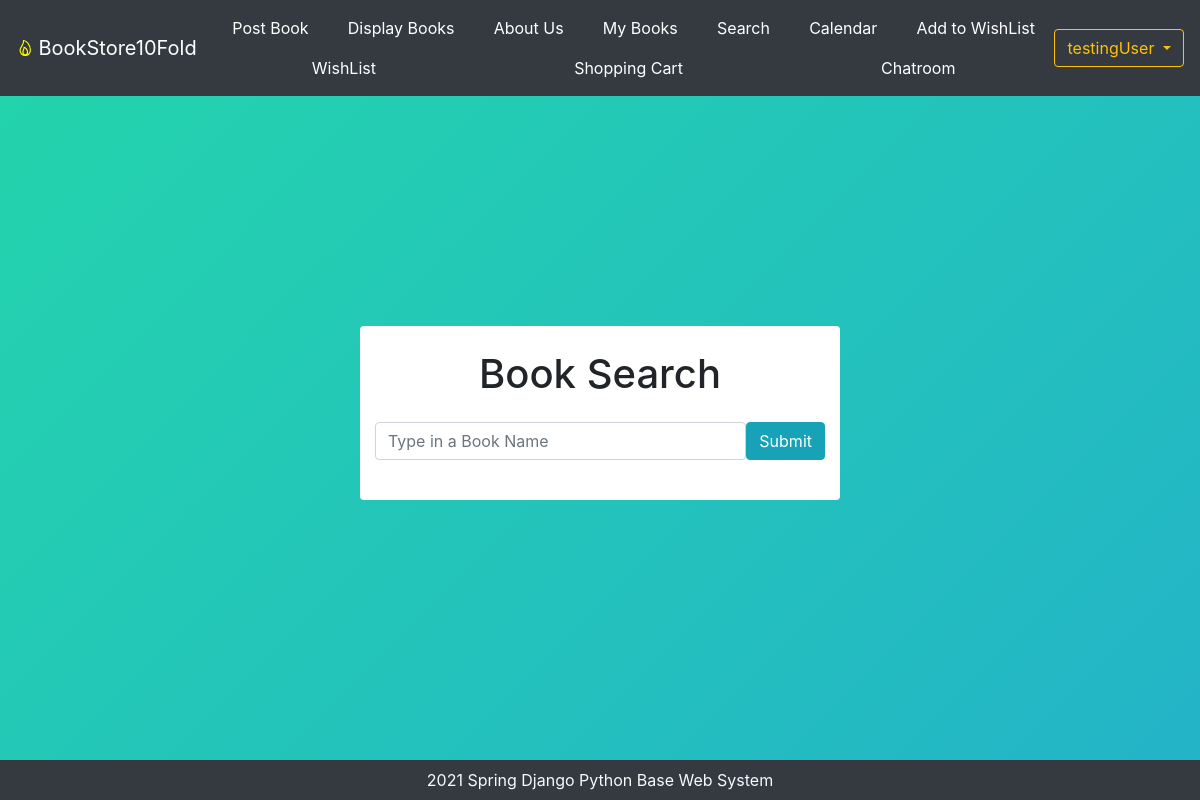
/search (signed in), run on the app's committed database.
### bookMng/models.py (models this page shows, shortened)
class MainMenu(models.Model):
    item = models.CharField(max_length=200, unique=True)
    link = models.CharField(max_length=200, unique=True)

### bookMng/views.py (the view)
# urls.py: path('search', views.search, name='search'),
@login_required(login_url=reverse_lazy('login'))
def search(request):
    if request.method == 'GET':
        searchItem = request.GET.get('search')
        books = Book.objects.all().filter(name=searchItem)
        for b in books:
            b.pic_path = b.picture.url[14:]
        return render(request, 'bookMng/search.html',
                      {
                          'item_list': MainMenu.objects.all(),
                          'books': books
                      })

### bookEx/templates/bookMng/search.html (shortened to what this page needs)
{% extends "base.html" %}
{% load static %}
{% block content %}
{% if books %}
<div class="container-fluid">
    <div class="row">
        <div class="col-2">
            <div id="table1">
                <span class="rounded-pill p-4 bg-white align-middle border-bottom"><u>Results </u></span>
            </div>
        </div>
        <div class="col-10">
            <div class="table-wrapper-scroll-y my-custom-scrollbar table-repsonsive mt-4">
                <table class="table table-hover table-borderless bg-white">
                    <thead class="thead-black">
                        <th class="bg-dark text-white text-center">Book Name</th>
                        <th class="bg-dark text-white text-center">Item</th>
                        <th class="bg-dark text-white text-center">User</th>
                        <th class="bg-dark text-white text-center">Price</th>
                        <th class="bg-dark text-white text-center">Add to Cart</th>
                        <th class="bg-dark text-white text-center">Delete</th>
                    </thead>
                    <tbody>
                        {% for book in books %}
                        <tr>
                            <td class="text-center align-middle">
                                <a class="btn text-black" href="book_detail/{{ book.id }}">
                                    {{ book.name }}
                                </a>
                            </td>
                            <td class="text-center align-middle">
                                <img src="{% if book.picture %}
                                            {% static book.pic_path %}
                                    {% else %}
                                            {% static 'logo.jpg' %}
                                    {% endif %}" width="100" height="100" />
                            </td>
                            <td class="text-center align-middle">
                                {{ book.username }}
                            </td>
                            <td class="text-center align-middle">
                                {{ book.price }}
                            </td>
                            <td class="text-center align-middle">
                                <button type="button" class="btn btn-warning"><a class="btn text-black"
                                        href="add_to_cart/{{book.id}}"> Buy </a></button>
                            </td>
                            <td class="text-center align-middle">
                                <button type="button" class="btn btn-danger"><a class="btn text-white"
                                        href="book_delete/{{ book.id }}"> Remove </a></button>
                            </td>
                        </tr>
                        {% endfor %}
                    </tbody>
                </table>
            </div>
        </div>
    </div>
</div>
{% else %}
<div class="container bg-white rounded" style="width: 40%; height: auto; margin-top: 230px; padding-bottom: 40px;  ">
    <form action="{% url 'search' %}" enctype="multipart/form-data" method="get" novalidate>
        <div class="row">
            <div class="col">
                <br><h1 class="text-center">Book Search</h1>
            </div>
        </div>
        <div class="row">
            <div class="col d-flex" style="padding-top: 1em;">
                <input class="form-control" type="text" name="search" placeholder="Type in a Book Name"/><br>
                <button class="btn btn-info" type="submit">Submit</button>
            </div>
        </div>
    </form>
</div>
{% endif %}
{% endblock content %}

### bookEx/templates/base.html (shortened to what this page needs)
{% load static %}
<!DOCTYPE html>
<html lang="en">
<head>
    <link rel="stylesheet" href="https://cdn.jsdelivr.net/npm/bootstrap@4.5.3/dist/css/bootstrap.min.css"
>
    <link href="{% static 'main.css' %}" rel="stylesheet" type="text/css">
    <link href="{% static 'calendar.css' %}" rel="stylesheet" type="text/css">
    <link href="{% static 'display.css' %}" rel="stylesheet" type="text/css">
</head>
<body class="d-flex flex-column">
    <header>
        <nav class=" navbar navbar-expand-lg navbar-dark bg-dark">
            <ion-icon name="flame-outline"></ion-icon>
            <a href="/" class="navbar-brand ml-1">BookStore10Fold</a>
            <div class="collapse navbar-collapse" id="navbarNavDropdown">
                <ul class="nav nav-pills nav-fill mr-auto">
                    {% for item in item_list %}
                    <li class="nav-item">
                        <a class="nav-link btn-outline-info text-white" href="{{ item.link }}"> {{item.item}}</a>
                    </li>
                    {% endfor %}
                </ul>
                <ul class="navbar-nav ">
                    {% if user.is_authenticated %}
                    <div class="btn-group">
                        <button type="button" class="btn btn-outline-warning dropdown-toggle"
                            data-toggle="dropdown" aria-haspopup="true" aria-expanded="false">
                            {{ user.username }}
                        </button>
                    </div>
                    {% endif %}
                </ul>
            </div>
        </nav>
    </header>
    <main>
        {% block content %}
        {% endblock content %}
    </main>
    <footer class="container-fluid bg-dark text-center fixed-bottom text-light py-2">
           2021 Spring Django Python Base Web System
    </footer>
</body>
</html>

### bookEx/static/main.css (style rules this page uses)
ion-icon { font-size: x-large; color: yellow; }
body { background: linear-gradient(-45deg, #ee7752, #e73c7e, #23a6d5, #23d5ab); background-size: 500% 500%; animation: gradient 15s ease infinite; }

### bookEx/static/calendar.css (style rules this page uses)
.btn { outline: none; box-shadow: 0 0 0 0; }

### data on the page
MainMenu: item "Post Book"
MainMenu: item "Display Books"
MainMenu: item "About Us"
MainMenu: item "My Books"
MainMenu: item "Search"
MainMenu: item "Calendar"
MainMenu: item "Add to WishList"
MainMenu: item "WishList"
MainMenu: item "Shopping Cart"
MainMenu: item "Chatroom"

### other printed values
{{ user.username }} "testingUser"
